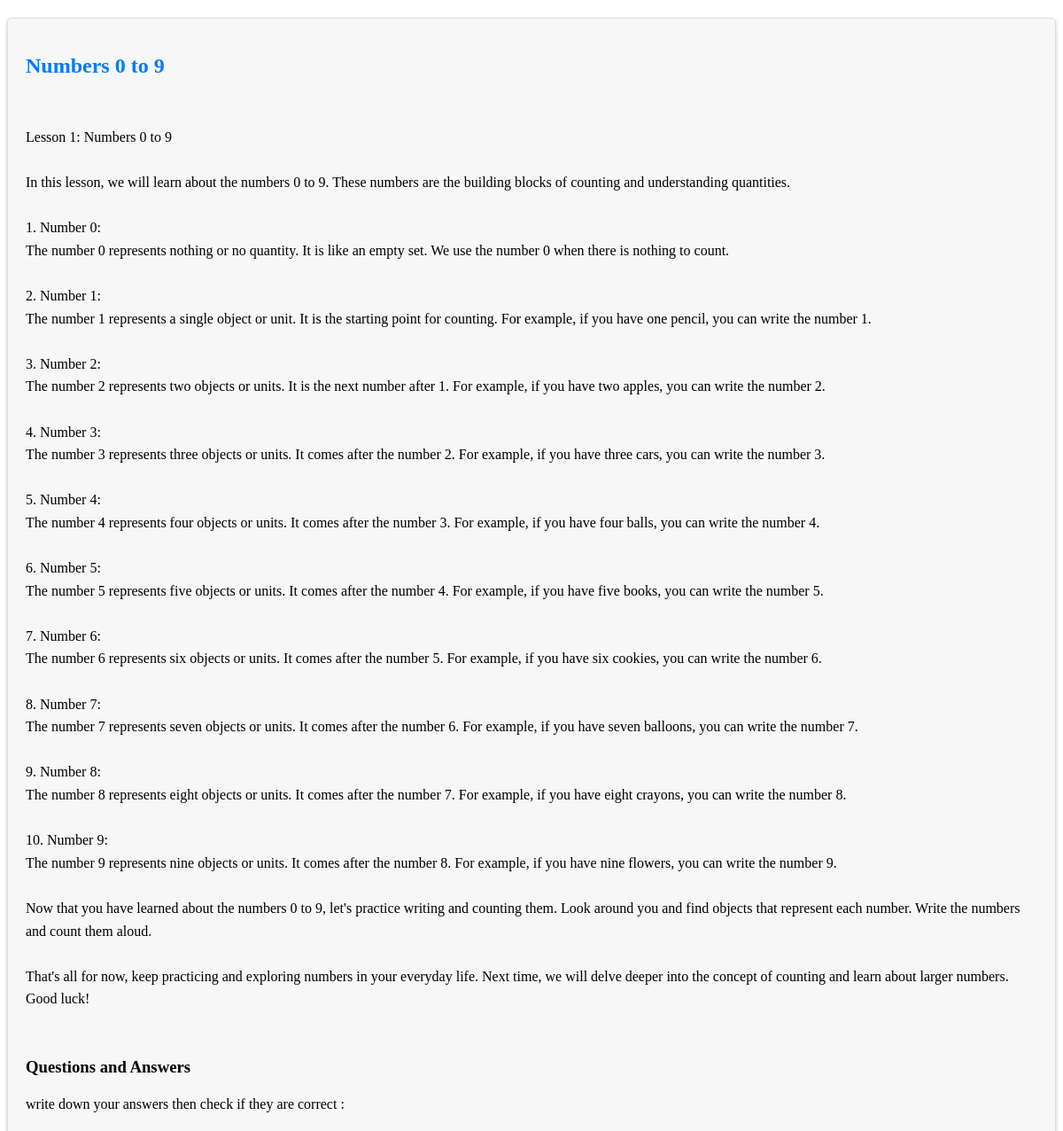
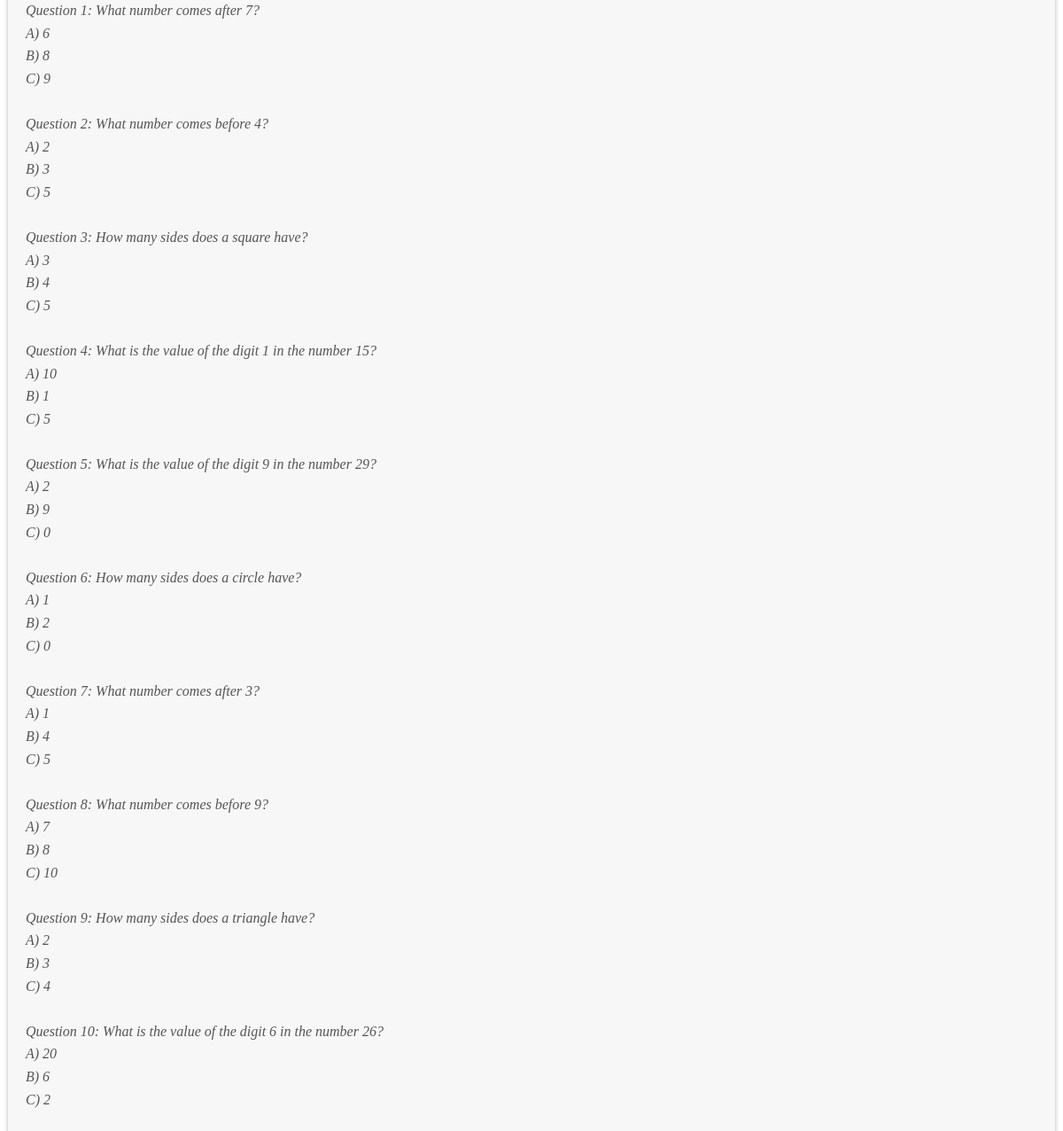
The app's page /get_course_details.php?course=Numbers 0 to 9 with its own data (2 pictures, top to bottom).
### tables this page shows
CREATE TABLE `courses` (
  `id` smallint(6) DEFAULT NULL,
  `grade` varchar(13) DEFAULT NULL,
  `name` varchar(179) DEFAULT NULL,
  `body` text,
  `question` text
);

### get_course_details.php (the view, shortened to what this page needs)
<!DOCTYPE html>
<html>
<head>
</head>
<body>
<?php
if (isset($_GET['course'])) {
    $selectedCourse = $_GET['course'];
    $servername = "localhost";
    $username = "root";
    $password = "";
    $dbname = "courses";
    $conn = new mysqli($servername, $username, $password, $dbname);
    $query = "SELECT * FROM courses WHERE name = '$selectedCourse'";
    $result = $conn->query($query);
    if ($row = $result->fetch_assoc()) {
        echo "<div id='courseDetails'>";
        echo "<h2>{$row['name']}</h2>";
        echo "<br>";
        echo "<p>" . nl2br($row['body']) . "</p>";
        echo "<br>";
        echo "<h3>Questions and Answers</h3>";
        echo "<p>write down your answers then check if they are correct :</p>";
        echo "<p class='question'>" . nl2br($row['question']) . "</p>";
        echo "</div>";
    }
}
?>
</body>
</html>

### get_course_details.php (style rules this page uses)
#courseDetails { background-color: #f7f7f7; padding: 20px; border: 1px solid #ddd; border-radius: 5px; margin-top: 20px; box-shadow: 0 2px 4px rgba(0, 0, 0, 0.2); }
#courseDetails h2 { color: #007bff; font-size: 24px; }
#courseDetails p { line-height: 1.6; }
#courseDetails p.question { font-style: italic; color: #555; }

### records on screen
courses: name "Numbers 0 to 9", body "Lesson 1: Numbers 0 to 9 In this lesson, we will learn about the numbers 0 to 9. These numbers are the building blocks of counting and understanding quantities. 1. Number 0: The number 0 represents nothing or no quantity. It is like an empty set. We use the number 0 when there is nothing to count. 2. Number 1: The number 1 represents a single object or unit. It is the starting point for counting. For example, if you have one pencil, you can write the number 1. 3. Number 2: The number 2 represents two objects or units. It is the next number after 1. For example, if you have two apples, you can write the number 2. 4. Number 3: The number 3 represents three objects or units. It comes after the…", question "Question 1: What number comes after 7? A) 6 B) 8 C) 9 Question 2: What number comes before 4? A) 2 B) 3 C) 5 Question 3: How many sides does a square have? A) 3 B) 4 C) 5 Question 4: What is the value of the digit 1 in the number 15? A) 10 B) 1 C) 5 Question 5: What is the value of the digit 9 in the number 29? A) 2 B) 9 C) 0 Question 6: How many sides does a circle have? A) 1 B) 2 C) 0 Question 7: What number comes after 3? A) 1 B) 4 C) 5 Question 8: What number comes before 9? A) 7 B) 8 C) 10 Question 9: How many sides does a triangle have? A) 2 B) 3 C) 4 Question 10: What is the value of the digit 6 in the number 26? A) 20 B) 6 C) 2"
